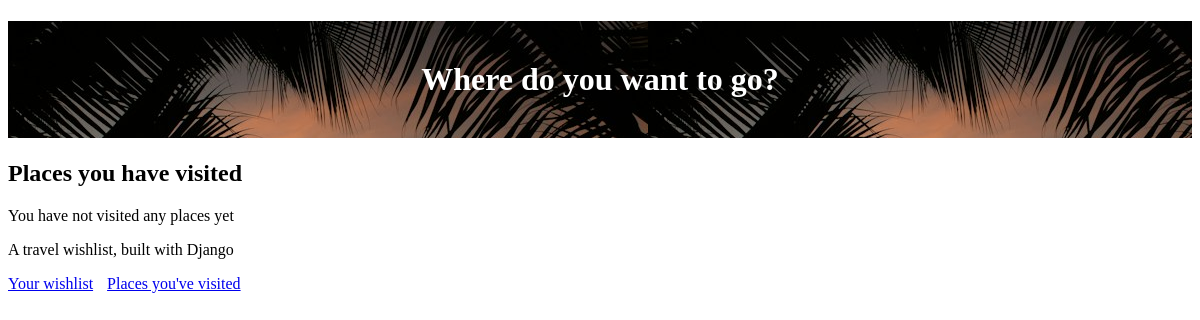
/visited (signed in), run on an earlier commit of the app's database.
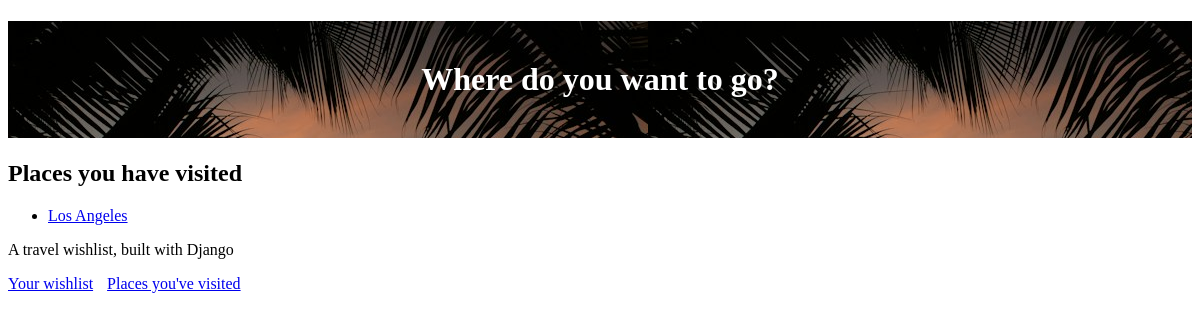
And on a later commit of the database.
### travel_wishlist/models.py (models this page shows, shortened)
class Place(models.Model):
    user = models.ForeignKey('auth.User', null=False, on_delete=models.CASCADE)
    name = models.CharField(max_length=200)
    visited = models.BooleanField(default=False)
    notes = models.TextField(blank=True, null=True)
    date_visited = models.DateField(blank=True, null=True)
    photo = models.ImageField(upload_to='user_images/', blank=True, null=True)

### travel_wishlist/views.py (the view)
# urls.py: path('visited', views.places_visited, name='places_visited'),
@login_required
def places_visited(request):
    visited = Place.objects.filter(visited=True)
    return render(request, 'travel_wishlist/visited.html', { 'visited': visited})

### travel_wishlist/templates/travel_wishlist/visited.html
{% extends 'travel_wishlist/base.html' %}
{% block content %}
<h2>Places you have visited</h2>
{% if visited %}
<ul>
    {% for place in visited %}
    <li>
        <a href="{% url 'place_details' place.pk %}">{{ place.name }}</a>
    </li>
    {% endfor %}
</ul>
{% else %}
<p>You have not visited any places yet</p>
{% endif %}
{% endblock %}

What changed in the data, as far as the page shows it:
now on this page (row edited): Place: name "Los Angeles"
Also different on the page:
text no longer shown: "You have not visited any places yet"
